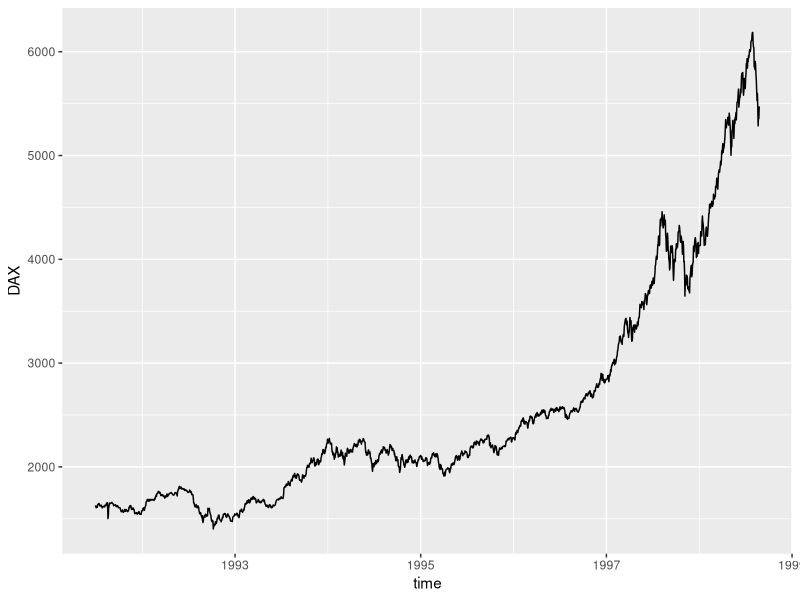
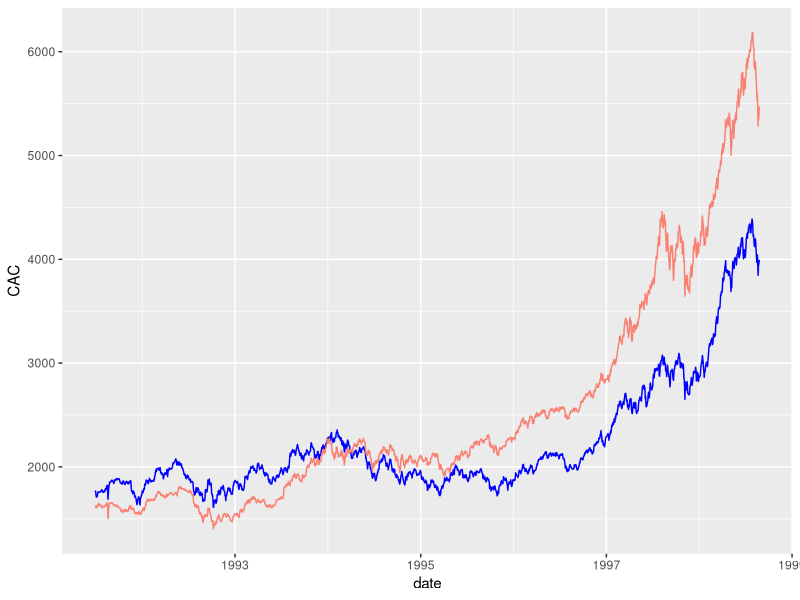
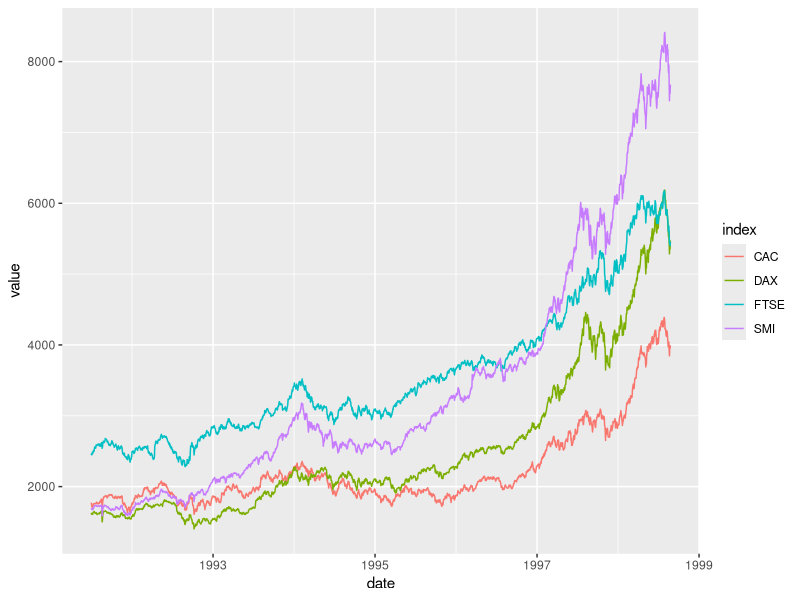

Write R code to recreate these figures, in order.
## ---- chunk 1
library(ggplot2)
## ---- chunk 2
library(dplyr)
library(tidyr)
## ---- chunk 3
data("EuStockMarkets")
df <- as.data.frame(EuStockMarkets)
df$time <- time(EuStockMarkets)
## ---- chunk 4
ggplot(df, aes(x=time,y=DAX))+geom_line()
## ---- chunk 5
EuStockMarkets <-
  EuStockMarkets |>
  as_tibble() |> 
  mutate(date = time(EuStockMarkets))
## ---- chunk 6
ggplot(EuStockMarkets, aes(x=date,y=CAC))+
  geom_line(color = "blue")+
  geom_line(mapping=aes(y=DAX),color = "salmon")
## ---- chunk 7
EuStockMarkets |>
  pivot_longer(!date, names_to ="index") |>
  slice_head(n=18)
  
## ---- chunk 8
EuStockMarkets |>
  pivot_longer(!date, names_to ="index") |>
  ggplot(aes(x=date,y=value,colour=index))+
  geom_line()
  
